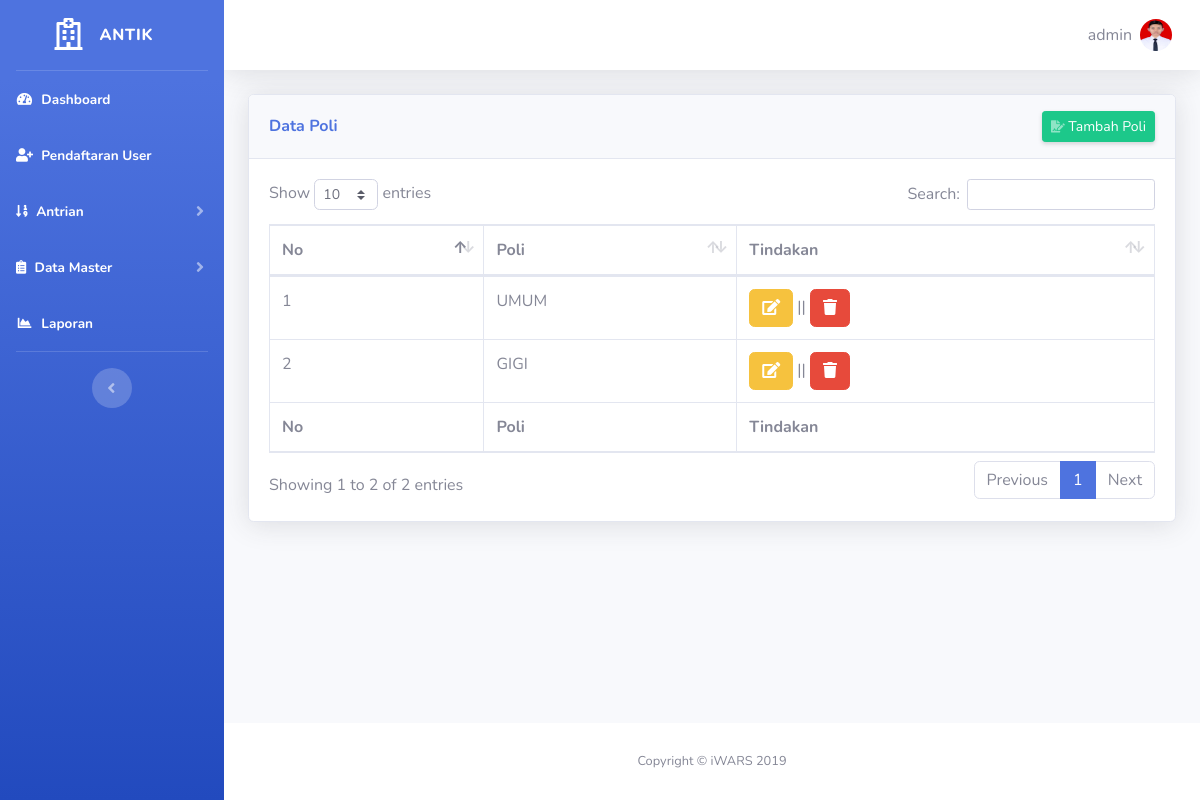
/Admin/data-poli.php (signed in), run on the app's committed database.
### tables this page shows
CREATE TABLE `tb_user` (
  `id_user` int(11) NOT NULL,
  `id_akses` int(11) NOT NULL,
  `no_identitas` varchar(20) NOT NULL,
  `nama` varchar(40) NOT NULL,
  `jenis_kelamin` varchar(1) NOT NULL,
  `tempat_lahir` varchar(30) NOT NULL,
  `tanggal_lahir` date NOT NULL,
  `no_hp` varchar(13) NOT NULL,
  `alamat` varchar(100) NOT NULL,
  `email` varchar(100) NOT NULL,
  `pekerjaan` varchar(30) NOT NULL,
  `username` varchar(10) NOT NULL,
  `password` varchar(10) NOT NULL,
  `foto` varchar(200) NOT NULL
);

CREATE TABLE `tb_poli` (
  `id_poli` int(11) NOT NULL,
  `ket_poli` varchar(5) NOT NULL
);

### session.php (called while the page is built, shortened)
<?php
include "koneksi.php";
$user_check = $_SESSION['username'];
$sql = "SELECT * FROM tb_user WHERE username='$user_check'";
$ses_sql = mysqli_query($koneksi, $sql);
$row = mysqli_fetch_assoc($ses_sql);
$username=$row['username'];
$foto = $row['foto'];
 ?>

### Admin/functions.php (called while the page is built, shortened)
<?php
require '../koneksi.php';
function query($sql){
	global $koneksi;
	$result = mysqli_query($koneksi, $sql);
	$rows = [];
	while ($data = mysqli_fetch_assoc($result)) {
		$rows[]=$data;
	}
	return $rows;
}
?>

### Admin/data-poli.php (the view, shortened to what this page needs)
<?php
  require 'functions.php';
  include '../session.php';
  $poli = query("SELECT * FROM tb_poli");
?>
<!DOCTYPE html>
<html lang="en">
<?php include 'assets/header.php'; ?>
<body id="page-top">
  <div id="wrapper">
    <?php include 'assets/sidebar.php'; ?>
    <div id="content-wrapper" class="d-flex flex-column">
      <div id="content">
        <?php include 'assets/navbar.php'; ?>
        <div class="container-fluid">
          <div class="card shadow mb-4">
            <div class="card-header py-3 d-sm-flex align-items-center justify-content-between">
              <h6 class="m-0 font-weight-bold text-primary">Data Poli</h6>
               <button type="button" class="d-none d-sm-inline-block btn btn-sm btn-success shadow-sm" data-toggle="modal" data-target="#modalTambah"><i class="fas fa-file-signature fa-sm text-white-50"></i> Tambah Poli</a>
            </div>
            <div class="card-body">
              <div class="table-responsive">
                <table class="table table-bordered" id="dataTable" width="100%" cellspacing="0">
                  <thead>
                    <tr>
                      <th>No</th>
                      <th>Poli</th>
                      <th>Tindakan</th>
                    </tr>
                  </thead>
                  <tfoot>
                    <tr>
                      <th>No</th>
                      <th>Poli</th>
                      <th>Tindakan</th>
                    </tr>
                  </tfoot>
                  <tbody>
                    <?php
                      $no=1;
                      foreach ($poli as $data) {
                    ?>
                    <tr>
                        <td><?php echo $no;?></td>
                        <td><?php echo $data ['ket_poli'];?></td>
                        <td><a href="edit-dakses.php?id=<?php echo $data['id_poli'];?>" class="btn btn-warning"><i class="fas fa-edit"></i></a> || <a href="hapus-dpoli.php?id=<?php echo $data['id_poli'];?>" onclick="return confirm('Apakah anda yakin?')" class="btn btn-danger"><i class="fas fa-trash"></i></a></td>
                    </tr>
                    <?php $no++;?>
                    <?php } ?>
                  </tbody>
                </table>
              </div>
            </div>
          </div>
        </div>
      </div>
      <?php include 'assets/footer.php'; ?>
    </div>
  </div>
</body>
</html>

### Admin/assets/navbar.php (shortened to what this page needs)
<nav class="navbar navbar-expand navbar-light bg-white topbar mb-4 static-top shadow">
  <ul class="navbar-nav ml-auto">
    <li class="nav-item dropdown no-arrow">
      <a class="nav-link dropdown-toggle" href="#" id="userDropdown" role="button" data-toggle="dropdown" aria-haspopup="true" aria-expanded="false">
        <span class="mr-2 d-none d-lg-inline text-gray-600 medium"><?php echo $username;?></span>
        <img class="img-profile rounded-circle" src="../img/<?php echo $foto;?>">
      </a>
    </li>
  </ul>
</nav>

### data on the page
tb_user: username "admin", foto (picture)
tb_poli: ket_poli "UMUM"
tb_poli: ket_poli "GIGI"
